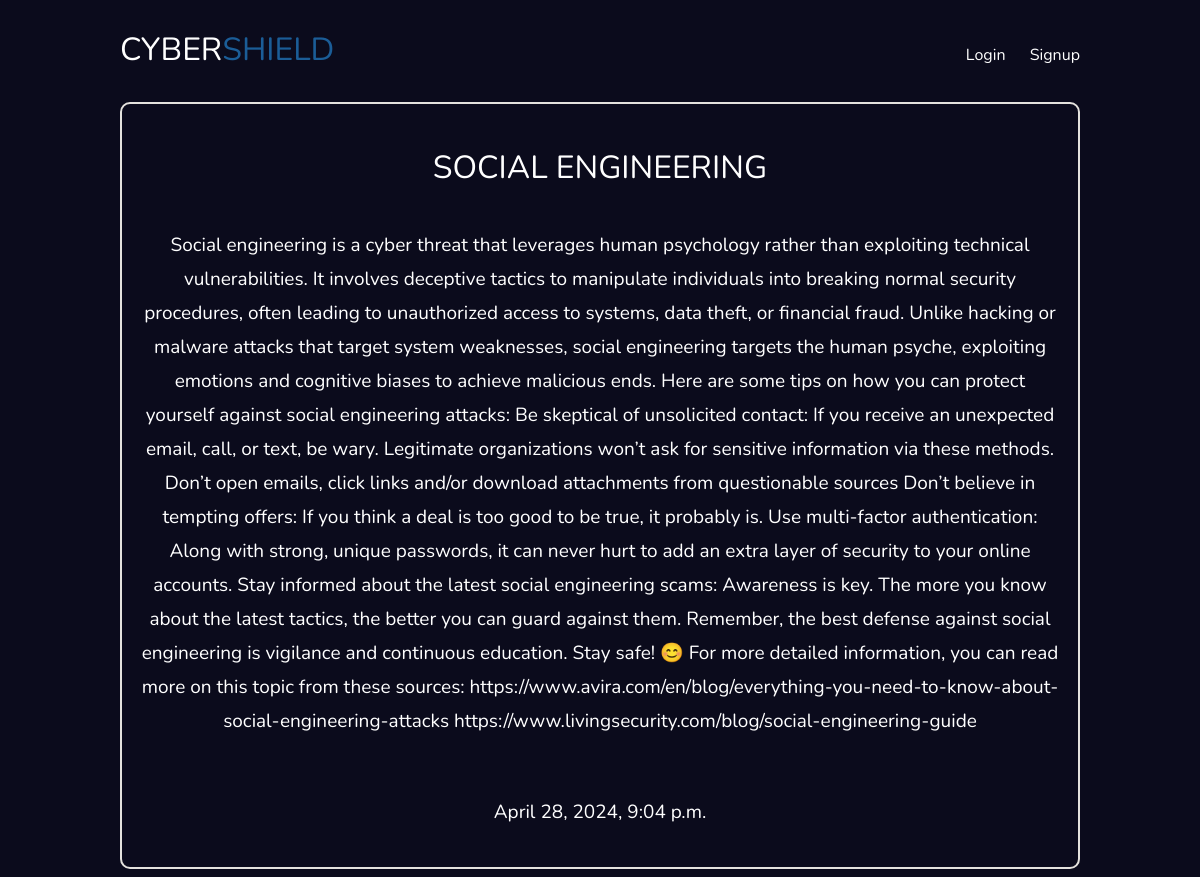
The app's page /articles/social-engineering/ with its own data.
### articles/models.py (models this page shows, shortened)
class Article(models.Model):
    title = models.CharField(max_length=100)
    slug = models.SlugField()
    body = models.TextField()
    date = models.DateTimeField(auto_now_add=True)
    thumb = models.ImageField(default='default.png', blank=True)
    author = models.ForeignKey(User, on_delete=models.CASCADE, default=None)  # Add on_delete argument

### articles/views.py (the view)
# urls.py: path('<slug:slug>/', views.article_detail, name="detail")
def article_detail(request, slug):
    article = Article.objects.get(slug=slug)
    return render(request,'articles/article_detail.html',{'article': article})

### articles/templates/articles/article_detail.html (shortened to what this page needs)
{% extends 'base_layout.html' %}
{% block content %}
<div class="article-detail">
    <div class="article">
        <h2>{{ article.title }}</h2>
        <p>{{ article.body }}</p>
        <p>{{ article.date }}</p>
    </div>
</div>
{% endblock %}

### assets/styles.css (style rules this page uses)
body { background-color: #0b0b1c; background-repeat: no-repeat; color: #fff; }
* { font-family: nunito; }
h1,h2,h3,h4,h5 { font-weight:normal; margin: 0; }
.article { padding: 10px; border: 2px solid rgb(228, 226, 221); position:relative; padding-bottom:40px; border-radius: 10px; }
.article h2 { font-size:1.2em; text-align: center; }
.article p { text-align: center; font-size: 19px; line-height: 34px; padding: 2%; }
.article-detail .article { padding: 0; }
.article-detail .article h2 { text-align: center; margin: 20px auto; font-size: 2em; }

### records on screen
Article: title "SOCIAL ENGINEERING", body "Social engineering is a cyber threat that leverages human psychology rather than exploiting technical vulnerabilities. It involves deceptive tactics to manipulate individuals into breaking normal security procedures, often leading to unauthorized access to systems, data theft, or financial fraud. Unlike hacking or malware attacks that target system weaknesses, social engineering targets the human psyche, exploiting emotions and cognitive biases to achieve malicious ends. Here are some tips on how you can protect yourself against social engineering attacks: Be skeptical of unsolicited contact: If you receive an unexpected email, call, or text, be wary. Legitimate organizations won’t ask for…", date "April 28, 2024, 9:04 p.m."
